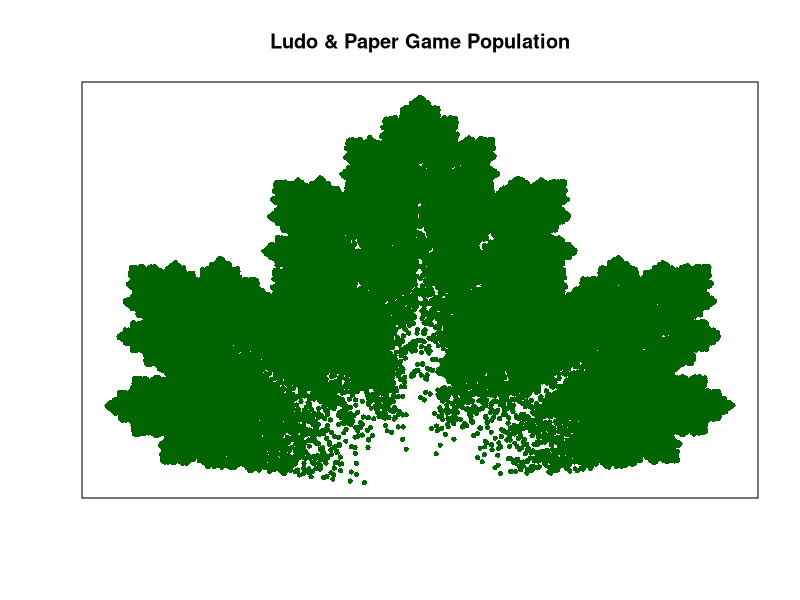

Recreate this plot in R.
## ---- chunk 1
play=function(n)
{
  X.old=0
  Y.old=0
  
  X.all=NULL
  Y.all=NULL
  
  for(i in 1:n)
  {
    sam=sample(1:4,1,replace=T)
    
    if(sam==1) 
    {
      X.new=0.8*X.old+0.1
      Y.new=0.8*Y.old+0.04
    }    
    else if(sam==2)
    {
      X.new=0.5*X.old+0.25
      Y.new=0.5*Y.old+0.4
    }
    
    else if(sam==3)
    {
      X.new=0.355*X.old-0.355*Y.old+0.266
      Y.new=0.355*X.old+0.355*Y.old+0.078
    }
    
    else
    {
      X.new=0.355*X.old+0.355*Y.old+0.378
      Y.new=-0.355*X.old+0.355*Y.old+0.434
    }
    
    X.all[i]=X.new
    Y.all[i]=Y.new
    X.old=X.new
    Y.old=Y.new
  }
  
  plot(X.all,Y.all,
              pch=16,
              col="darkgreen",
              cex=.7,
              axes=F,
              xlab="",
              ylab="",
       main="Ludo & Paper Game Population")
  box()
}

Ans=play(100000) #--- Playing this game 10000 times
